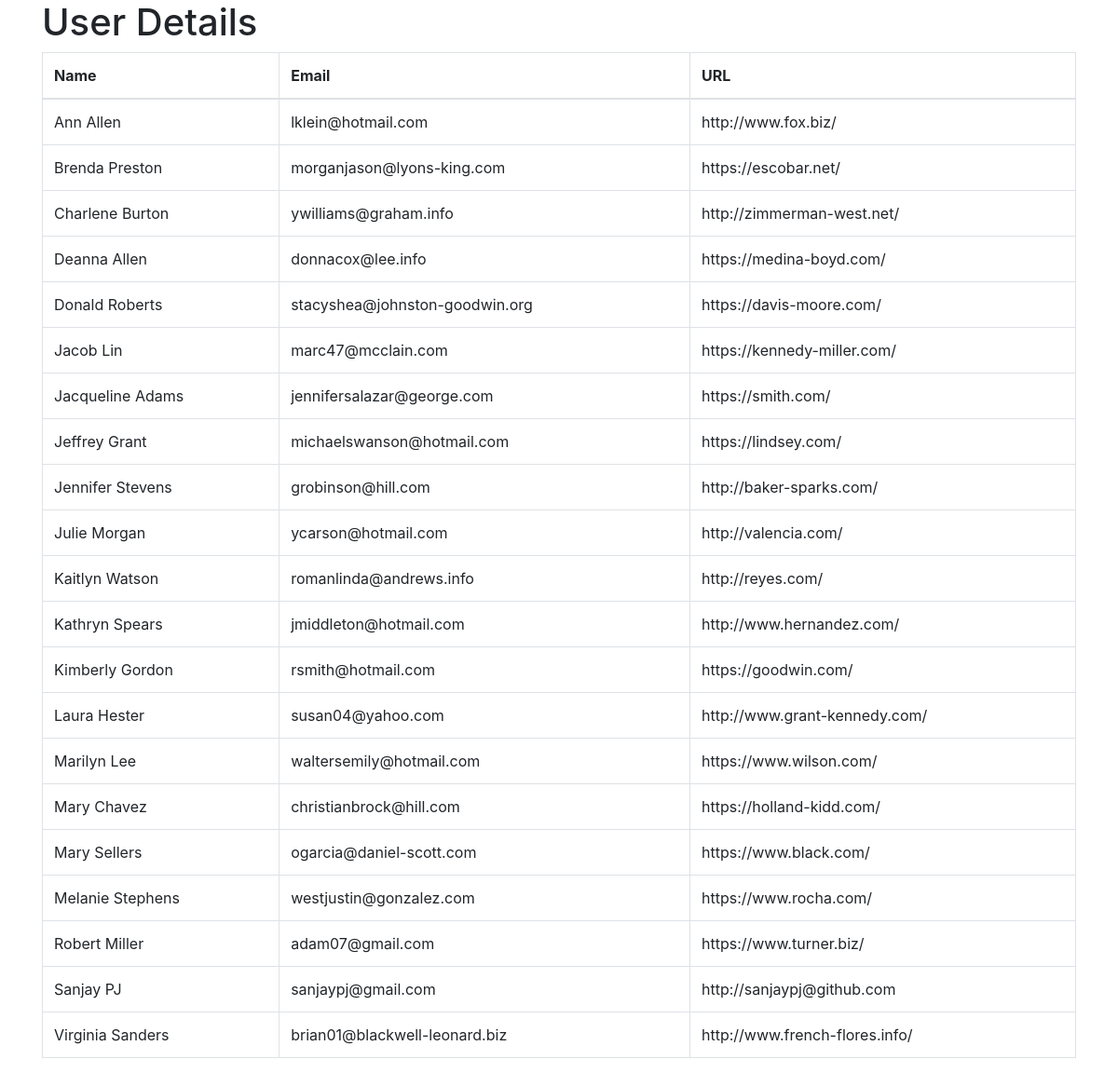
The app's page /first_app/ with its own data.
### first_app/models.py (models this page shows, shortened)
class Subscriber(models.Model):
    name = models.CharField(max_length=50)
    email = models.EmailField(max_length=254)
    url = models.URLField(max_length=200)

### first_app/views.py (the view)
# urls.py: path('', views.index, name='first_app'),
def index(request):
    subscriber_list = Subscriber.objects.order_by("name")
    return render(request, "first_app/index.html", {
        "subscriber" : subscriber_list
    })

### templates/first_app/index.html (shortened to what this page needs)
<!doctype html>
{% load staticfiles %}
<html lang="en">
  <head>
    <link rel="stylesheet" href="{% static 'css/bootstrap.min.css' %}">
  </head>
  <body>
    <div class="container">
        <h1>User Details</h1>
        <table class="table table-bordered">
          <thead>
            <tr>
              <th scope="col">Name</th>
              <th scope="col">Email</th>
              <th scope="col">URL</th>
            </tr>
          </thead>
          <tbody>
            {% for sub in subscriber %}
            <tr>
              <td>{{ sub.name }}</td>
              <td>{{ sub.email }}</td>
              <td>{{ sub.url }}</td>
            </tr>
            {% endfor %}
          </tbody>
        </table>
    </div>
  </body>
</html>

### records on screen
Subscriber: name "Ann Allen", email "lklein@hotmail.com", url "http://www.fox.biz/"
Subscriber: name "Brenda Preston", email "morganjason@lyons-king.com", url "https://escobar.net/"
Subscriber: name "Charlene Burton", email "ywilliams@graham.info", url "http://zimmerman-west.net/"
Subscriber: name "Deanna Allen", email "donnacox@lee.info", url "https://medina-boyd.com/"
Subscriber: name "Donald Roberts", email "stacyshea@johnston-goodwin.org", url "https://davis-moore.com/"
Subscriber: name "Jacob Lin", email "marc47@mcclain.com", url "https://kennedy-miller.com/"
Subscriber: name "Jacqueline Adams", email "jennifersalazar@george.com", url "https://smith.com/"
Subscriber: name "Jeffrey Grant", email "michaelswanson@hotmail.com", url "https://lindsey.com/"
Subscriber: name "Jennifer Stevens", email "grobinson@hill.com", url "http://baker-sparks.com/"
Subscriber: name "Julie Morgan", email "ycarson@hotmail.com", url "http://valencia.com/"
Subscriber: name "Kaitlyn Watson", email "romanlinda@andrews.info", url "http://reyes.com/"
Subscriber: name "Kathryn Spears", email "jmiddleton@hotmail.com", url "http://www.hernandez.com/"
Subscriber: name "Kimberly Gordon", email "rsmith@hotmail.com", url "https://goodwin.com/"
Subscriber: name "Laura Hester", email "susan04@yahoo.com", url "http://www.grant-kennedy.com/"
Subscriber: name "Marilyn Lee", email "waltersemily@hotmail.com", url "https://www.wilson.com/"
Subscriber: name "Mary Chavez", email "christianbrock@hill.com", url "https://holland-kidd.com/"
Subscriber: name "Mary Sellers", email "ogarcia@daniel-scott.com", url "https://www.black.com/"
Subscriber: name "Melanie Stephens", email "westjustin@gonzalez.com", url "https://www.rocha.com/"
Subscriber: name "Robert Miller", email "adam07@gmail.com", url "https://www.turner.biz/"
Subscriber: name "Sanjay PJ", email "sanjaypj@gmail.com", url "http://sanjaypj@github.com"
Subscriber: name "Virginia Sanders", email "brian01@blackwell-leonard.biz", url "http://www.french-flores.info/"
